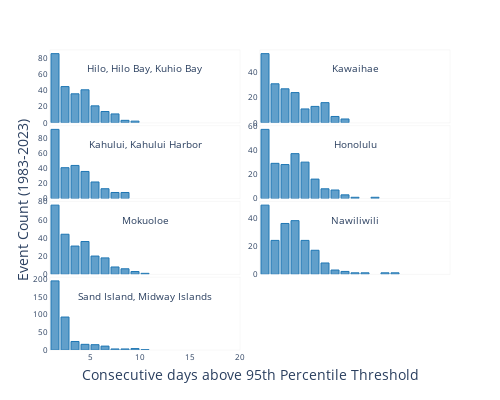

The notebook cell saved with this chart:
### Markdown cell above
Note again that consecutive days above the 95th percentile threshold means that the sea level meets or exceeds that threshold at least once per day consecutively, e.g. two consecutive higher-high tides.

### Make it interactive

### Code cell
import plotly.graph_objects as go
from plotly.subplots import make_subplots

# Define the number of rows and columns for the subplots
rows, cols = 4, 2

# Create a subplot grid with minimal spacing
fig = make_subplots(
    rows=rows, cols=cols, 
    vertical_spacing=0.01, horizontal_spacing=0.05  # Reduced spacing between subplots
)

# Plot histograms for each station
for i, (station, events) in enumerate(flood_events.items()):
    event_lengths = [e['length'] for e in events]
    row = (i // cols) + 1
    col = (i % cols) + 1
    
    # Define the hovertemplate with units
    hovertemplate = (
        "Duration: %{x} days<br>" +
        "Event Count: %{y} " +
        "<extra></extra>"
    )

    fig.add_trace(go.Histogram(
        x=event_lengths,
        xbins=dict(start=1, end=20, size=1),  # Ensure each bin corresponds to 1 day
        marker=dict(color="rgba(31, 119, 180, 0.7)", line=dict(width=1, color='rgba(31, 119, 180, 1)')),  # Blue color with transparency
        showlegend=False,
        hovertemplate=hovertemplate,
    ), row=row, col=col)
    
    # Set outline for each subplot
    fig.update_xaxes(showline=True, linewidth=0.2, linecolor='lightgrey', mirror=True, row=row, col=col,tickfont=dict(size=8),range = [1,20], matches='x')
    fig.update_yaxes(showline=True, linewidth=0.2, linecolor='lightgrey', mirror=True, row=row, col=col,tickfont=dict(size=8),)
    # fig.update_annotations(selector=dict(row=row, col=col), font=dict(size=12))  # Adjust title font size
    
    # Remove x-axis labels from all rows except the last one
    if row < rows:
        fig.update_xaxes(showticklabels=False, row=row, col=col)

    fig.add_annotation(
        text=station,
        x=0.5, y=0.87,  # Position in the top right corner
        xref="x domain",  # Reference the x-axis domain of the subplot
        yref="y domain",  # Reference the y-axis domain of the subplot
        row=row,  # Reference the x-axis domain of the subplot
        col=col,  # Reference the y-axis domain of the subplot
        showarrow=False,
        font=dict(size=10),
        xanchor='center', yanchor='top'
    )


# Add the x-axis label using an annotation and nudge it to the right
fig.add_annotation(
    text=f"Consecutive days above {percentile}th Percentile Threshold",
    x=0.5,  # Centered horizontally
    y=-0.12,  # Position it below the bottom row of subplots
    xref="paper",
    yref="paper",
    showarrow=False,
    font=dict(size=14),
    xanchor="center",  # You can change this to "left" or "right" to further adjust
)

# Add the x-axis label using an annotation and nudge it to the right
fig.add_annotation(
    text="Event Count (1983-2023)",
    y=0.5,  
    x=-0.1,  
    xref="paper",
    yref="paper",
    showarrow=False,
    font=dict(size=14),
    yanchor="middle",  # You can change this to "left" or "right" to further adjust
    textangle=-90
)



# Adjust layout to ensure a white background and reduce spacing between plots
fig.update_layout(
    height=400, width=500,  # Set the figure size
    margin=dict(t=50, b=50, l=50, r=50),  # Ensure enough space for titles and labels
    bargap=0.2,  # Increase space between bars
    plot_bgcolor='white',  # Ensure the background of the plot is white
    paper_bgcolor='white',  # Set the paper background color to white
)

# Show the interactive plot
fig.show()

#save html
fig.write_html(output_dir / 'flood_duration_histograms.html', full_html=True)

### Figure 1 — Plotly figure (JSON) as saved in the notebook; plotly's stock layout.template omitted (floating-point values rounded to 4 significant figures; data arrays with more than 128 entries replaced by an {"elided": "..."} marker saying what was removed)
{"data": [{"hovertemplate": "Duration: %{x} days<br>Event Count: %{y} <extra></extra>", "marker": {"color": "rgba(31, 119, 180, 0.7)", "line": {"color": "rgba(31, 119, 180, 1)", "width": 1}}, "showlegend": false, "type": "histogram", "x": {"elided": "259 int values"}, "xaxis": "x", "xbins": {"end": 20, "size": 1, "start": 1}, "yaxis": "y"}, {"hovertemplate": "Duration: %{x} days<br>Event Count: %{y} <extra></extra>", "marker": {"color": "rgba(31, 119, 180, 0.7)", "line": {"color": "rgba(31, 119, 180, 1)", "width": 1}}, "showlegend": false, "type": "histogram", "x": {"elided": "185 int values"}, "xaxis": "x2", "xbins": {"end": 20, "size": 1, "start": 1}, "yaxis": "y2"}, {"hovertemplate": "Duration: %{x} days<br>Event Count: %{y} <extra></extra>", "marker": {"color": "rgba(31, 119, 180, 0.7)", "line": {"color": "rgba(31, 119, 180, 1)", "width": 1}}, "showlegend": false, "type": "histogram", "x": {"elided": "264 int values"}, "xaxis": "x3", "xbins": {"end": 20, "size": 1, "start": 1}, "yaxis": "y3"}, {"hovertemplate": "Duration: %{x} days<br>Event Count: %{y} <extra></extra>", "marker": {"color": "rgba(31, 119, 180, 0.7)", "line": {"color": "rgba(31, 119, 180, 1)", "width": 1}}, "showlegend": false, "type": "histogram", "x": {"elided": "217 int values"}, "xaxis": "x4", "xbins": {"end": 20, "size": 1, "start": 1}, "yaxis": "y4"}, {"hovertemplate": "Duration: %{x} days<br>Event Count: %{y} <extra></extra>", "marker": {"color": "rgba(31, 119, 180, 0.7)", "line": {"color": "rgba(31, 119, 180, 1)", "width": 1}}, "showlegend": false, "type": "histogram", "x": {"elided": "243 int values"}, "xaxis": "x5", "xbins": {"end": 20, "size": 1, "start": 1}, "yaxis": "y5"}, {"hovertemplate": "Duration: %{x} days<br>Event Count: %{y} <extra></extra>", "marker": {"color": "rgba(31, 119, 180, 0.7)", "line": {"color": "rgba(31, 119, 180, 1)", "width": 1}}, "showlegend": false, "type": "histogram", "x": {"elided": "206 int values"}, "xaxis": "x6", "xbins": {"end": 20, "size": 1, "start": 1}, "yaxis": "y6"}, {"hovertemplate": "Duration: %{x} days<br>Event Count: %{y} <extra></extra>", "marker": {"color": "rgba(31, 119, 180, 0.7)", "line": {"color": "rgba(31, 119, 180, 1)", "width": 1}}, "showlegend": false, "type": "histogram", "x": {"elided": "365 int values"}, "xaxis": "x7", "xbins": {"end": 20, "size": 1, "start": 1}, "yaxis": "y7"}], "layout": {"annotations": [{"font": {"size": 10}, "showarrow": false, "text": "Hilo, Hilo Bay, Kuhio Bay", "x": 0.5, "xanchor": "center", "xref": "x domain", "y": 0.87, "yanchor": "top", "yref": "y domain"}, {"font": {"size": 10}, "showarrow": false, "text": "Kawaihae", "x": 0.5, "xanchor": "center", "xref": "x2 domain", "y": 0.87, "yanchor": "top", "yref": "y2 domain"}, {"font": {"size": 10}, "showarrow": false, "text": "Kahului, Kahului Harbor", "x": 0.5, "xanchor": "center", "xref": "x3 domain", "y": 0.87, "yanchor": "top", "yref": "y3 domain"}, {"font": {"size": 10}, "showarrow": false, "text": "Honolulu", "x": 0.5, "xanchor": "center", "xref": "x4 domain", "y": 0.87, "yanchor": "top", "yref": "y4 domain"}, {"font": {"size": 10}, "showarrow": false, "text": "Mokuoloe", "x": 0.5, "xanchor": "center", "xref": "x5 domain", "y": 0.87, "yanchor": "top", "yref": "y5 domain"}, {"font": {"size": 10}, "showarrow": false, "text": "Nawiliwili", "x": 0.5, "xanchor": "center", "xref": "x6 domain", "y": 0.87, "yanchor": "top", "yref": "y6 domain"}, {"font": {"size": 10}, "showarrow": false, "text": "Sand Island, Midway Islands", "x": 0.5, "xanchor": "center", "xref": "x7 domain", "y": 0.87, "yanchor": "top", "yref": "y7 domain"}, {"font": {"size": 14}, "showarrow": false, "text": "Consecutive days above 95th Percentile Threshold", "x": 0.5, "xanchor": "center", "xref": "paper", "y": -0.12, "yref": "paper"}, {"font": {"size": 14}, "showarrow": false, "text": "Event Count (1983-2023)", "textangle": -90, "x": -0.1, "xref": "paper", "y": 0.5, "yanchor": "middle", "yref": "paper"}], "bargap": 0.2, "height": 400, "margin": {"b": 50, "l": 50, "r": 50, "t": 50}, "paper_bgcolor": "white", "plot_bgcolor": "white", "width": 500, "xaxis": {"anchor": "y", "domain": [0, 0.475], "linecolor": "lightgrey", "linewidth": 0.2, "matches": "x", "mirror": true, "range": [1, 20], "showline": true, "showticklabels": false, "tickfont": {"size": 8}}, "xaxis2": {"anchor": "y2", "domain": [0.525, 1], "linecolor": "lightgrey", "linewidth": 0.2, "matches": "x", "mirror": true, "range": [1, 20], "showline": true, "showticklabels": false, "tickfont": {"size": 8}}, "xaxis3": {"anchor": "y3", "domain": [0, 0.475], "linecolor": "lightgrey", "linewidth": 0.2, "matches": "x", "mirror": true, "range": [1, 20], "showline": true, "showticklabels": false, "tickfont": {"size": 8}}, "xaxis4": {"anchor": "y4", "domain": [0.525, 1], "linecolor": "lightgrey", "linewidth": 0.2, "matches": "x", "mirror": true, "range": [1, 20], "showline": true, "showticklabels": false, "tickfont": {"size": 8}}, "xaxis5": {"anchor": "y5", "domain": [0, 0.475], "linecolor": "lightgrey", "linewidth": 0.2, "matches": "x", "mirror": true, "range": [1, 20], "showline": true, "showticklabels": false, "tickfont": {"size": 8}}, "xaxis6": {"anchor": "y6", "domain": [0.525, 1], "linecolor": "lightgrey", "linewidth": 0.2, "matches": "x", "mirror": true, "range": [1, 20], "showline": true, "showticklabels": false, "tickfont": {"size": 8}}, "xaxis7": {"anchor": "y7", "domain": [0, 0.475], "linecolor": "lightgrey", "linewidth": 0.2, "matches": "x", "mirror": true, "range": [1, 20], "showline": true, "tickfont": {"size": 8}}, "xaxis8": {"anchor": "y8", "domain": [0.525, 1]}, "yaxis": {"anchor": "x", "domain": [0.7575, 1], "linecolor": "lightgrey", "linewidth": 0.2, "mirror": true, "showline": true, "tickfont": {"size": 8}}, "yaxis2": {"anchor": "x2", "domain": [0.7575, 1], "linecolor": "lightgrey", "linewidth": 0.2, "mirror": true, "showline": true, "tickfont": {"size": 8}}, "yaxis3": {"anchor": "x3", "domain": [0.505, 0.7475], "linecolor": "lightgrey", "linewidth": 0.2, "mirror": true, "showline": true, "tickfont": {"size": 8}}, "yaxis4": {"anchor": "x4", "domain": [0.505, 0.7475], "linecolor": "lightgrey", "linewidth": 0.2, "mirror": true, "showline": true, "tickfont": {"size": 8}}, "yaxis5": {"anchor": "x5", "domain": [0.2525, 0.495], "linecolor": "lightgrey", "linewidth": 0.2, "mirror": true, "showline": true, "tickfont": {"size": 8}}, "yaxis6": {"anchor": "x6", "domain": [0.2525, 0.495], "linecolor": "lightgrey", "linewidth": 0.2, "mirror": true, "showline": true, "tickfont": {"size": 8}}, "yaxis7": {"anchor": "x7", "domain": [0, 0.2425], "linecolor": "lightgrey", "linewidth": 0.2, "mirror": true, "showline": true, "tickfont": {"size": 8}}, "yaxis8": {"anchor": "x8", "domain": [0, 0.2425]}}}
